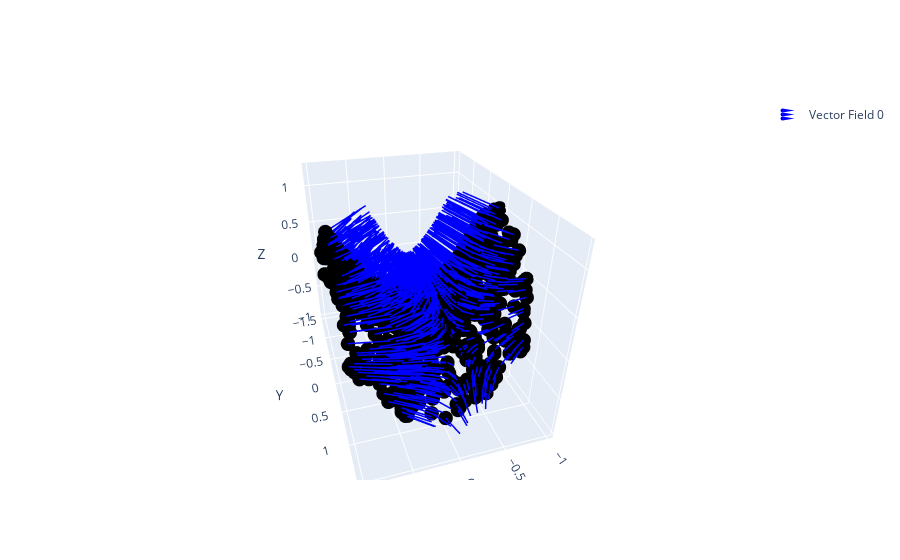

The code cell stored with this chart in its notebook:
### Code cell
plot_3d_vector_field(X,N, upload_to_information_superhighway=True, filename="Saddle and Normals")
